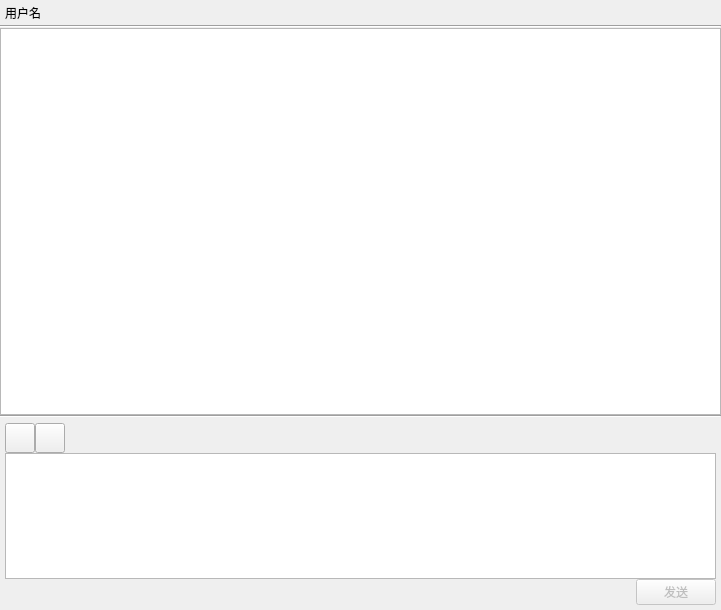
     <widget class="QWidget" name="msgPage">
      <property name="sizePolicy">
       <sizepolicy hsizetype="Expanding" vsizetype="Expanding">
        <horstretch>0</horstretch>
        <verstretch>0</verstretch>
       </sizepolicy>
      </property>
      <property name="minimumSize">
       <size>
        <width>720</width>
        <height>610</height>
       </size>
      </property>
      <property name="focusPolicy">
       <enum>Qt::FocusPolicy::TabFocus</enum>
      </property>
      <layout class="QVBoxLayout" name="verticalLayout_2" stretch="0,0,0,0,3">
       <property name="spacing">
        <number>0</number>
       </property>
       <property name="leftMargin">
        <number>0</number>
       </property>
       <property name="topMargin">
        <number>0</number>
       </property>
       <property name="rightMargin">
        <number>0</number>
       </property>
       <property name="bottomMargin">
        <number>0</number>
       </property>
       <item>
        <layout class="QVBoxLayout" name="usernameVerticalLayout" stretch="0">
         <property name="spacing">
          <number>0</number>
         </property>
         <item>
          <layout class="QHBoxLayout" name="horizontalLayout_3">
           <property name="leftMargin">
            <number>5</number>
           </property>
           <item>
            <widget class="QLabel" name="firendUsernameLabel">
             <property name="minimumSize">
              <size>
               <width>0</width>
               <height>25</height>
              </size>
             </property>
             <property name="maximumSize">
              <size>
               <width>16777215</width>
               <height>25</height>
              </size>
             </property>
             <property name="text">
              <string>用户名</string>
             </property>
            </widget>
           </item>
           <item>
            <spacer name="horizontalSpacer_4">
             <property name="orientation">
              <enum>Qt::Orientation::Horizontal</enum>
             </property>
             <property name="sizeHint" stdset="0">
              <size>
               <width>40</width>
               <height>20</height>
              </size>
             </property>
            </spacer>
           </item>
          </layout>
         </item>
        </layout>
       </item>
       <item>
        <widget class="Line" name="line_1">
         <property name="orientation">
          <enum>Qt::Orientation::Horizontal</enum>
         </property>
        </widget>
       </item>
       <item>
        <widget class="QListWidget" name="msgListWidget">
         <property name="sizePolicy">
          <sizepolicy hsizetype="Expanding" vsizetype="Expanding">
           <horstretch>0</horstretch>
           <verstretch>0</verstretch>
          </sizepolicy>
         </property>
         <property name="minimumSize">
          <size>
           <width>720</width>
           <height>380</height>
          </size>
         </property>
         <property name="maximumSize">
          <size>
           <width>16777215</width>
           <height>16777215</height>
          </size>
         </property>
         <property name="focusPolicy">
          <enum>Qt::FocusPolicy::NoFocus</enum>
         </property>
         <property name="lineWidth">
          <number>1</number>
         </property>
         <property name="verticalScrollBarPolicy">
          <enum>Qt::ScrollBarPolicy::ScrollBarAlwaysOff</enum>
         </property>
         <property name="horizontalScrollBarPolicy">
          <enum>Qt::ScrollBarPolicy::ScrollBarAlwaysOff</enum>
         </property>
         <property name="sizeAdjustPolicy">
          <enum>QAbstractScrollArea::SizeAdjustPolicy::AdjustIgnored</enum>
         </property>
         <property name="selectionMode">
          <enum>QAbstractItemView::SelectionMode::NoSelection</enum>
         </property>
         <property name="spacing">
          <number>2</number>
         </property>
         <property name="uniformItemSizes">
          <bool>false</bool>
         </property>
        </widget>
       </item>
       <item>
        <widget class="Line" name="line_2">
         <property name="orientation">
          <enum>Qt::Orientation::Horizontal</enum>
         </property>
        </widget>
       </item>
       <item>
        <layout class="QVBoxLayout" name="sendVerticalLayout">
         <property name="spacing">
          <number>0</number>
         </property>
         <property name="leftMargin">
          <number>5</number>
         </property>
         <property name="topMargin">
          <number>5</number>
         </property>
         <property name="rightMargin">
          <number>5</number>
         </property>
         <property name="bottomMargin">
          <number>5</number>
         </property>
         <item>
          <layout class="QHBoxLayout" name="horizontalLayout_2">
           <property name="spacing">
            <number>0</number>
           </property>
           <item>
            <widget class="QToolButton" name="emojiToolButton">
             <property name="minimumSize">
              <size>
               <width>30</width>
               <height>30</height>
              </size>
             </property>
             <property name="maximumSize">
              <size>
               <width>30</width>
               <height>30</height>
              </size>
             </property>
             <property name="toolTip">
              <string>表情</string>
             </property>
             <property name="text">
              <string/>
             </property>
             <property name="icon">
              <iconset resource="Icons.qrc">
               <normaloff>:/imgs/emoji.svg</normaloff>:/imgs/emoji.svg</iconset>
             </property>
             <property name="iconSize">
              <size>
               <width>18</width>
               <height>18</height>
              </size>
             </property>
            </widget>
           </item>
           <item>
            <widget class="QToolButton" name="pictureToolButton">
             <property name="minimumSize">
              <size>
               <width>30</width>
               <height>30</height>
              </size>
             </property>
             <property name="maximumSize">
              <size>
               <width>30</width>
               <height>30</height>
              </size>
             </property>
             <property name="toolTip">
              <string>图片</string>
             </property>
             <property name="text">
              <string/>
             </property>
             <property name="icon">
              <iconset resource="Icons.qrc">
               <normaloff>:/imgs/file.svg</normaloff>:/imgs/file.svg</iconset>
             </property>
            </widget>
           </item>
           <item>
            <spacer name="horizontalSpacer_2">
             <property name="orientation">
              <enum>Qt::Orientation::Horizontal</enum>
             </property>
             <property name="sizeHint" stdset="0">
              <size>
               <width>40</width>
               <height>20</height>
              </size>
             </property>
            </spacer>
           </item>
          </layout>
         </item>
         <item>
          <widget class="QTextEdit" name="sendTextEdit">
           <property name="minimumSize">
            <size>
             <width>711</width>
             <height>126</height>
            </size>
           </property>
           <property name="maximumSize">
            <size>
             <width>16777215</width>
             <height>126</height>
            </size>
           </property>
           <property name="cursor" stdset="0">
            <cursorShape>IBeamCursor</cursorShape>
           </property>
          </widget>
         </item>
         <item>
          <layout class="QHBoxLayout" name="horizontalLayout">
           <item>
            <spacer name="horizontalSpacer">
             <property name="orientation">
              <enum>Qt::Orientation::Horizontal</enum>
             </property>
             <property name="sizeHint" stdset="0">
              <size>
               <width>40</width>
               <height>20</height>
              </size>
             </property>
            </spacer>
           </item>
           <item>
            <widget class="QPushButton" name="sendPushButton">
             <property name="enabled">
              <bool>false</bool>
             </property>
             <property name="minimumSize">
              <size>
               <width>70</width>
               <height>25</height>
              </size>
             </property>
             <property name="text">
              <string>发送</string>
             </property>
            </widget>
           </item>
          </layout>
         </item>
        </layout>
       </item>
      </layout>
     </widget>
